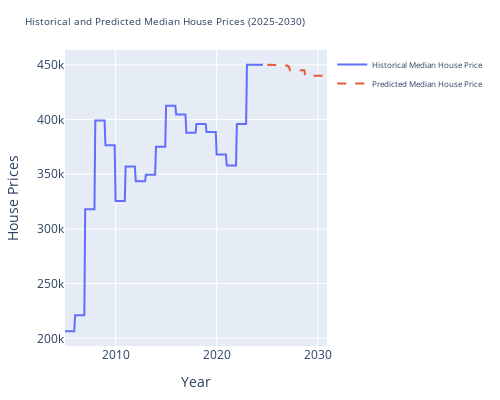

Notebook code for this chart:
### Code cell
# Step 1: Create Future Dataset (2025–2030)
# Creating a future date range for monthly data from 2025 to 2030
future_dates = pd.date_range(start='2025-01-01', end='2030-12-01', freq='MS')

# Create a DataFrame for future data
future_data = pd.DataFrame(future_dates, columns=['REF_DATE'])

# Project future values for each feature (use linear projections or assumptions)
future_data['Housing_Price_Index'] = np.linspace(merged_data['Housing_Price_Index'].iloc[-1], merged_data['Housing_Price_Index'].iloc[-1] * 1.05, len(future_dates))
future_data['Interest_Rate'] = np.linspace(merged_data['Interest_Rate'].iloc[-1], merged_data['Interest_Rate'].iloc[-1] - 0.5, len(future_dates))  # Assume a slight drop
future_data['Median_Income'] = np.linspace(merged_data['Median_Income'].iloc[-1], merged_data['Median_Income'].iloc[-1] * 1.1, len(future_dates))  # Assume income growth
future_data['Calgary_Population'] = np.linspace(merged_data['Calgary_Population'].iloc[-1], merged_data['Calgary_Population'].iloc[-1] * 1.1, len(future_dates))  # Assume population growth
future_data['Annual_Population_Change'] = np.linspace(merged_data['Annual_Population_Change'].iloc[-1], merged_data['Annual_Population_Change'].iloc[-1], len(future_dates))  # Keep constant

# Step 2: Predict Future House Prices Using Trained Model
# Extract the features from the future data
X_future = future_data[['Housing_Price_Index', 'Interest_Rate', 'Median_Income', 'Calgary_Population', 'Annual_Population_Change']]

# Predict future house prices
future_data['Predicted_Median_House_Price'] = rf_model.predict(X_future)

# Step 3: Plot Historical and Predicted House Prices
import plotly.graph_objects as go

# Create a new line chart with historical and future predictions
fig = go.Figure()

# Plot historical median house prices
fig.add_trace(go.Scatter(x=merged_data.index, y=merged_data['Median_House_Price'],
                         mode='lines', name='Historical Median House Price'))

# Plot future predicted house prices
fig.add_trace(go.Scatter(x=future_data['REF_DATE'], y=future_data['Predicted_Median_House_Price'],
                         mode='lines', name='Predicted Median House Price', line=dict(dash='dash')))

# Customize the layout
fig.update_layout(
    title='Historical and Predicted Median House Prices (2025-2030)',
    xaxis_title='Year',
    yaxis_title='House Prices',
    hovermode='x unified',
    width=500,  # Adjust width to fit the layout
    height=400,  # Adjust height to fit the layout
    margin=dict(l=50, r=50, t=50, b=50),  # Add margins for clarity
    title_font=dict(size=10),  # Increase title font size
    legend=dict(font=dict(size=8))  # Increase legend font size
)

# Show the plot
fig.show()

fig.write_html("predicted.html")

### Figure 1 — Plotly figure (JSON) as saved in the notebook; plotly's stock layout.template omitted (floating-point values rounded to 4 significant figures; data arrays with more than 128 entries replaced by an {"elided": "..."} marker saying what was removed)
{"data": [{"mode": "lines", "name": "Historical Median House Price", "type": "scatter", "x": {"elided": "236 str values"}, "y": {"elided": "236 int values"}}, {"line": {"dash": "dash"}, "mode": "lines", "name": "Predicted Median House Price", "type": "scatter", "x": ["2025-01-01T00:00:00", "2025-02-01T00:00:00", "2025-03-01T00:00:00", "2025-04-01T00:00:00", "2025-05-01T00:00:00", "2025-06-01T00:00:00", "2025-07-01T00:00:00", "2025-08-01T00:00:00", "2025-09-01T00:00:00", "2025-10-01T00:00:00", "2025-11-01T00:00:00", "2025-12-01T00:00:00", "2026-01-01T00:00:00", "2026-02-01T00:00:00", "2026-03-01T00:00:00", "2026-04-01T00:00:00", "2026-05-01T00:00:00", "2026-06-01T00:00:00", "2026-07-01T00:00:00", "2026-08-01T00:00:00", "2026-09-01T00:00:00", "2026-10-01T00:00:00", "2026-11-01T00:00:00", "2026-12-01T00:00:00", "2027-01-01T00:00:00", "2027-02-01T00:00:00", "2027-03-01T00:00:00", "2027-04-01T00:00:00", "2027-05-01T00:00:00", "2027-06-01T00:00:00", "2027-07-01T00:00:00", "2027-08-01T00:00:00", "2027-09-01T00:00:00", "2027-10-01T00:00:00", "2027-11-01T00:00:00", "2027-12-01T00:00:00", "2028-01-01T00:00:00", "2028-02-01T00:00:00", "2028-03-01T00:00:00", "2028-04-01T00:00:00", "2028-05-01T00:00:00", "2028-06-01T00:00:00", "2028-07-01T00:00:00", "2028-08-01T00:00:00", "2028-09-01T00:00:00", "2028-10-01T00:00:00", "2028-11-01T00:00:00", "2028-12-01T00:00:00", "2029-01-01T00:00:00", "2029-02-01T00:00:00", "2029-03-01T00:00:00", "2029-04-01T00:00:00", "2029-05-01T00:00:00", "2029-06-01T00:00:00", "2029-07-01T00:00:00", "2029-08-01T00:00:00", "2029-09-01T00:00:00", "2029-10-01T00:00:00", "2029-11-01T00:00:00", "2029-12-01T00:00:00", "2030-01-01T00:00:00", "2030-02-01T00:00:00", "2030-03-01T00:00:00", "2030-04-01T00:00:00", "2030-05-01T00:00:00", "2030-06-01T00:00:00", "2030-07-01T00:00:00", "2030-08-01T00:00:00", "2030-09-01T00:00:00", "2030-10-01T00:00:00", "2030-11-01T00:00:00", "2030-12-01T00:00:00"], "y": [450000, 450000, 450000, 450000, 450000, 450000, 450000, 450000, 450000, 450000, 450000, 450000, 450000, 450000, 449385, 449385, 449385, 449385, 449385, 449385, 449385, 449385, 449385, 449385, 449385, 448310, 448310, 445080, 445080, 445080, 445080, 445080, 445080, 445080, 445080, 445080, 445080, 445080, 445080, 445080, 445080, 445080, 445080, 445080, 445080, 441095, 441095, 441095, 441095, 441095, 441095, 441095, 441095, 441095, 440015, 440015, 440015, 440015, 440015, 440015, 440015, 440015, 440015, 440015, 440015, 440015, 440015, 440015, 440015, 440015, 440015, 440015]}], "layout": {"height": 400, "hovermode": "x unified", "legend": {"font": {"size": 8}}, "margin": {"b": 50, "l": 50, "r": 50, "t": 50}, "title": {"font": {"size": 10}, "text": "Historical and Predicted Median House Prices (2025-2030)"}, "width": 500, "xaxis": {"title": {"text": "Year"}}, "yaxis": {"title": {"text": "House Prices"}}}}
